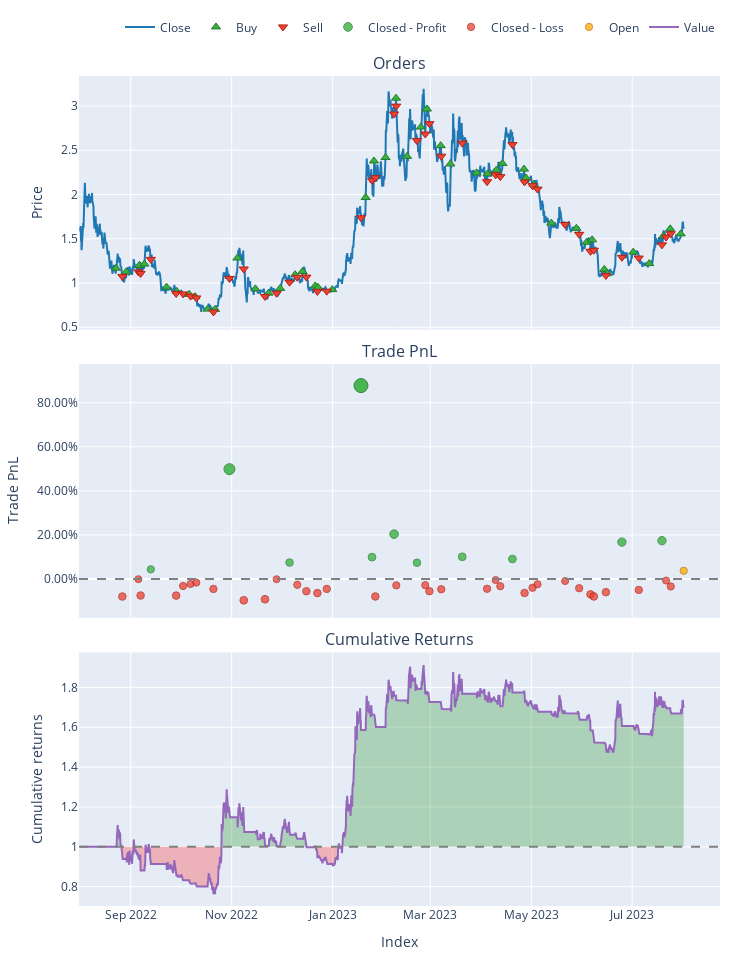

Notebook cell for this chart:
### Code cell
pf.plot(settings=dict(bm_returns=False)).show()

### Figure 1 — Plotly figure (JSON) as saved in the notebook; plotly's stock layout.template omitted (floating-point values rounded to 4 significant figures; data arrays with more than 128 entries replaced by an {"elided": "..."} marker saying what was removed)
{"data": [{"legendgroup": "0", "line": {"color": "#1f77b4"}, "mode": "lines", "name": "Close", "showlegend": true, "type": "scatter", "uid": "46ab77ec-af62-4761-97e4-a8ddd43acf17", "x": {"elided": "2178 str values"}, "xaxis": "x", "y": {"elided": "2178 float values"}, "yaxis": "y"}, {"customdata": {"elided": "46x9 mixed values"}, "hovertemplate": "<br>Order Id: %{customdata[0]}\n<br>Signal Index: %{customdata[1]}\n<br>Creation Index: %{customdata[2]}\n<br>Fill Index: %{customdata[3]}\n<br>Size: %{customdata[4]:,}\n<br>Price: %{customdata[5]:,}\n<br>Fees: %{customdata[6]:,}\n<br>Type: %{customdata[7]}\n<br>Stop Type: %{customdata[8]}", "marker": {"color": "#37B13F", "line": {"color": "rgb(38,123,44)", "width": 1}, "size": 8, "symbol": "triangle-up"}, "mode": "markers", "name": "Buy", "type": "scatter", "uid": "60f94b23-0ac1-4332-8e73-113863bfa6c0", "x": ["2022-08-23T03:00:00", "2022-08-29T07:00:00", "2022-09-06T03:00:00", "2022-09-09T07:00:00", "2022-09-22T15:00:00", "2022-09-28T19:00:00", "2022-10-06T07:00:00", "2022-10-09T23:00:00", "2022-10-17T11:00:00", "2022-10-21T23:00:00", "2022-11-04T11:00:00", "2022-11-15T07:00:00", "2022-11-23T07:00:00", "2022-11-30T07:00:00", "2022-12-09T07:00:00", "2022-12-13T19:00:00", "2022-12-21T11:00:00", "2022-12-23T03:00:00", "2022-12-31T19:00:00", "2023-01-20T23:00:00", "2023-01-25T23:00:00", "2023-02-01T23:00:00", "2023-02-08T07:00:00", "2023-02-14T23:00:00", "2023-02-23T07:00:00", "2023-02-26T23:00:00", "2023-03-07T07:00:00", "2023-03-13T03:00:00", "2023-03-28T23:00:00", "2023-04-04T15:00:00", "2023-04-09T23:00:00", "2023-04-13T15:00:00", "2023-04-26T15:00:00", "2023-04-27T19:00:00", "2023-05-02T11:00:00", "2023-05-13T03:00:00", "2023-05-28T07:00:00", "2023-06-03T11:00:00", "2023-06-06T19:00:00", "2023-06-14T03:00:00", "2023-06-15T23:00:00", "2023-07-01T15:00:00", "2023-07-11T07:00:00", "2023-07-19T19:00:00", "2023-07-23T23:00:00", "2023-07-30T07:00:00"], "xaxis": "x", "y": [1.167, 1.127, 1.198, 1.214, 0.953, 0.906, 0.872, 0.845, 0.705, 0.702, 1.282, 0.934, 0.885, 0.939, 1.094, 1.13, 0.967, 0.951, 0.925, 1.966, 2.379, 2.418, 3.089, 2.431, 2.762, 2.966, 2.552, 2.345, 2.245, 2.233, 2.277, 2.351, 2.287, 2.187, 2.112, 1.677, 1.618, 1.46, 1.488, 1.154, 1.105, 1.349, 1.219, 1.53, 1.612, 1.555], "yaxis": "y"}, {"customdata": {"elided": "45x9 mixed values"}, "hovertemplate": "<br>Order Id: %{customdata[0]}\n<br>Signal Index: %{customdata[1]}\n<br>Creation Index: %{customdata[2]}\n<br>Fill Index: %{customdata[3]}\n<br>Size: %{customdata[4]:,}\n<br>Price: %{customdata[5]:,}\n<br>Fees: %{customdata[6]:,}\n<br>Type: %{customdata[7]}\n<br>Stop Type: %{customdata[8]}", "marker": {"color": "#EA4335", "line": {"color": "rgb(181,31,18)", "width": 1}, "size": 8, "symbol": "triangle-down"}, "mode": "markers", "name": "Sell", "type": "scatter", "uid": "ee0fb7b7-09ea-4c89-afc6-888b2aff11e9", "x": ["2022-08-26T23:00:00", "2022-09-05T15:00:00", "2022-09-06T23:00:00", "2022-09-13T03:00:00", "2022-09-28T11:00:00", "2022-10-02T15:00:00", "2022-10-07T03:00:00", "2022-10-10T15:00:00", "2022-10-20T23:00:00", "2022-10-30T15:00:00", "2022-11-08T07:00:00", "2022-11-21T03:00:00", "2022-11-28T03:00:00", "2022-12-05T23:00:00", "2022-12-10T15:00:00", "2022-12-16T03:00:00", "2022-12-22T19:00:00", "2022-12-28T11:00:00", "2023-01-18T03:00:00", "2023-01-24T19:00:00", "2023-01-26T19:00:00", "2023-02-07T03:00:00", "2023-02-08T11:00:00", "2023-02-20T23:00:00", "2023-02-25T23:00:00", "2023-02-28T11:00:00", "2023-03-07T15:00:00", "2023-03-20T07:00:00", "2023-04-04T07:00:00", "2023-04-09T11:00:00", "2023-04-12T07:00:00", "2023-04-19T15:00:00", "2023-04-26T23:00:00", "2023-05-01T19:00:00", "2023-05-04T19:00:00", "2023-05-21T11:00:00", "2023-05-29T23:00:00", "2023-06-05T19:00:00", "2023-06-07T19:00:00", "2023-06-15T03:00:00", "2023-06-24T19:00:00", "2023-07-04T23:00:00", "2023-07-18T23:00:00", "2023-07-21T11:00:00", "2023-07-24T07:00:00"], "xaxis": "x", "y": [1.074, 1.126, 1.108, 1.267, 0.881, 0.877, 0.852, 0.831, 0.673, 1.052, 1.158, 0.848, 0.884, 1.009, 1.065, 1.067, 0.905, 0.908, 1.737, 2.161, 2.19, 2.91, 2.999, 2.61, 2.684, 2.801, 2.433, 2.581, 2.145, 2.222, 2.202, 2.564, 2.142, 2.1, 2.061, 1.661, 1.55, 1.358, 1.37, 1.085, 1.29, 1.282, 1.431, 1.519, 1.557], "yaxis": "y"}, {"customdata": [["3", "3", "2022-09-13 03:00:00", 4.366, 0.04366], ["9", "9", "2022-10-30 15:00:00", 49.86, 0.4986], ["13", "13", "2022-12-05 23:00:00", 7.455, 0.07455], ["18", "18", "2023-01-18 03:00:00", 87.78, 0.8778], ["19", "19", "2023-01-24 19:00:00", 9.919, 0.09919], ["21", "21", "2023-02-07 03:00:00", 20.35, 0.2035], ["23", "23", "2023-02-20 23:00:00", 7.363, 0.07363], ["27", "27", "2023-03-20 07:00:00", 10.06, 0.1006], ["31", "31", "2023-04-19 15:00:00", 9.06, 0.0906], ["40", "40", "2023-06-24 19:00:00", 16.74, 0.1674], ["42", "42", "2023-07-18 23:00:00", 17.39, 0.1739]], "hovertemplate": "<br>Exit Trade Id: %{customdata[0]}\n<br>Position Id: %{customdata[1]}\n<br>Exit Index: %{customdata[2]}\n<br>PnL: %{customdata[3]:,}\n<br>Return: %{customdata[4]:,%}", "marker": {"color": "#37B13F", "line": {"color": "rgb(38,123,44)", "width": 1}, "opacity": [0.7573, 0.8351, 0.7626, 0.9, 0.7668, 0.7847, 0.7624, 0.7671, 0.7653, 0.7785, 0.7796], "size": [7.341, 10.97, 7.588, 14, 7.785, 8.617, 7.581, 7.796, 7.716, 8.329, 8.381], "symbol": "circle"}, "mode": "markers", "name": "Closed - Profit", "type": "scatter", "uid": "c56da03e-23c3-422d-bfc5-81d496205c69", "x": ["2022-09-13T03:00:00", "2022-10-30T15:00:00", "2022-12-05T23:00:00", "2023-01-18T03:00:00", "2023-01-24T19:00:00", "2023-02-07T03:00:00", "2023-02-20T23:00:00", "2023-03-20T07:00:00", "2023-04-19T15:00:00", "2023-06-24T19:00:00", "2023-07-18T23:00:00"], "xaxis": "x2", "y": [0.04366, 0.4986, 0.07455, 0.8778, 0.09919, 0.2035, 0.07363, 0.1006, 0.0906, 0.1674, 0.1739], "yaxis": "y2"}, {"customdata": {"elided": "34x5 mixed values"}, "hovertemplate": "<br>Exit Trade Id: %{customdata[0]}\n<br>Position Id: %{customdata[1]}\n<br>Exit Index: %{customdata[2]}\n<br>PnL: %{customdata[3]:,}\n<br>Return: %{customdata[4]:,%}", "marker": {"color": "#EA4335", "line": {"color": "rgb(181,31,18)", "width": 1}, "opacity": [0.7635, 0.75, 0.7627, 0.7628, 0.7553, 0.7538, 0.7527, 0.7576, 0.7664, 0.7656, 0.75, 0.7544, 0.7594, 0.7608, 0.7576, 0.7634, 0.7548, 0.7547, 0.7594, 0.7578, 0.7575, 0.7507, 0.7555, 0.7607, 0.7567, 0.754, 0.7515, 0.757, 0.7618, 0.7634, 0.7601, 0.7583, 0.7511, 0.7557], "size": [7.629, 7, 7.593, 7.596, 7.248, 7.176, 7.125, 7.355, 7.765, 7.728, 7.002, 7.205, 7.438, 7.505, 7.354, 7.627, 7.225, 7.218, 7.437, 7.365, 7.348, 7.032, 7.256, 7.499, 7.31, 7.186, 7.069, 7.328, 7.551, 7.626, 7.47, 7.389, 7.05, 7.265], "symbol": "circle"}, "mode": "markers", "name": "Closed - Loss", "type": "scatter", "uid": "73aa3c14-7449-48f0-99a2-5835547ac6d0", "x": ["2022-08-26T23:00:00", "2022-09-05T15:00:00", "2022-09-06T23:00:00", "2022-09-28T11:00:00", "2022-10-02T15:00:00", "2022-10-07T03:00:00", "2022-10-10T15:00:00", "2022-10-20T23:00:00", "2022-11-08T07:00:00", "2022-11-21T03:00:00", "2022-11-28T03:00:00", "2022-12-10T15:00:00", "2022-12-16T03:00:00", "2022-12-22T19:00:00", "2022-12-28T11:00:00", "2023-01-26T19:00:00", "2023-02-08T11:00:00", "2023-02-25T23:00:00", "2023-02-28T11:00:00", "2023-03-07T15:00:00", "2023-04-04T07:00:00", "2023-04-09T11:00:00", "2023-04-12T07:00:00", "2023-04-26T23:00:00", "2023-05-01T19:00:00", "2023-05-04T19:00:00", "2023-05-21T11:00:00", "2023-05-29T23:00:00", "2023-06-05T19:00:00", "2023-06-07T19:00:00", "2023-06-15T03:00:00", "2023-07-04T23:00:00", "2023-07-21T11:00:00", "2023-07-24T07:00:00"], "xaxis": "x2", "y": [-0.07969, -0.0008873, -0.07513, -0.07555, -0.03201, -0.02294, -0.01657, -0.04539, -0.09672, -0.09208, -0.00113, -0.02651, -0.05575, -0.06412, -0.04522, -0.07945, -0.02914, -0.02824, -0.05563, -0.04663, -0.04454, -0.004926, -0.03294, -0.0634, -0.03978, -0.02415, -0.009541, -0.04203, -0.06986, -0.0793, -0.05979, -0.04967, -0.00719, -0.03412], "yaxis": "y2"}, {"customdata": [["45", "45", "2023-08-01 03:00:00", 3.73, 0.0373]], "hovertemplate": "<br>Exit Trade Id: %{customdata[0]}\n<br>Position Id: %{customdata[1]}\n<br>Exit Index: %{customdata[2]}\n<br>PnL: %{customdata[3]:,}\n<br>Return: %{customdata[4]:,%}", "marker": {"color": "#FFAA00", "line": {"color": "rgb(178,118,0)", "width": 1}, "opacity": [0.7562], "size": [7.291], "symbol": "circle"}, "mode": "markers", "name": "Open", "type": "scatter", "uid": "eba29da5-2207-45ce-a3dd-3587a3d5d20a", "x": ["2023-08-01T03:00:00"], "xaxis": "x2", "y": [0.0373], "yaxis": "y2"}, {"hoverinfo": "skip", "line": {"color": "rgba(0, 0, 0, 0)", "width": 0}, "mode": "lines", "opacity": 0, "showlegend": false, "type": "scatter", "uid": "046bbed6-9d97-46da-a313-fa53dc3cdc15", "x": {"elided": "2178 str values"}, "xaxis": "x3", "y": {"elided": "2178 int values"}, "yaxis": "y3"}, {"connectgaps": false, "fill": "tonexty", "fillcolor": "rgba(0, 128, 0, 0.25)", "hoverinfo": "skip", "line": {"color": "rgba(0, 0, 0, 0)", "width": 0}, "mode": "lines", "opacity": 0, "showlegend": false, "type": "scatter", "uid": "9ca0c53a-b797-42f3-b67e-b147a2f462dd", "x": {"elided": "2178 str values"}, "xaxis": "x3", "y": {"elided": "2178 float values"}, "yaxis": "y3"}, {"hoverinfo": "skip", "line": {"color": "rgba(0, 0, 0, 0)", "width": 0}, "mode": "lines", "opacity": 0, "showlegend": false, "type": "scatter", "uid": "a075ad48-d976-4726-8326-aa7cb4ecee68", "x": {"elided": "2178 str values"}, "xaxis": "x3", "y": {"elided": "2178 int values"}, "yaxis": "y3"}, {"connectgaps": false, "fill": "tonexty", "fillcolor": "rgba(255, 0, 0, 0.25)", "hoverinfo": "skip", "line": {"color": "rgba(0, 0, 0, 0)", "width": 0}, "mode": "lines", "opacity": 0, "showlegend": false, "type": "scatter", "uid": "921a6ca9-10c2-4c2b-9ddd-0522ccb88ef1", "x": {"elided": "2178 str values"}, "xaxis": "x3", "y": {"elided": "2178 float values"}, "yaxis": "y3"}, {"legendgroup": "1", "line": {"color": "#9467bd"}, "mode": "lines", "name": "Value", "showlegend": true, "type": "scatter", "uid": "29b2b69d-78d2-466a-870b-78e5d7dedaac", "x": {"elided": "2178 str values"}, "xaxis": "x3", "y": {"elided": "2178 float values"}, "yaxis": "y3"}, {"hoverinfo": "skip", "line": {"color": "rgba(0, 0, 0, 0)", "width": 0}, "mode": "lines", "opacity": 0, "showlegend": false, "type": "scatter", "uid": "4448065a-793d-40dc-8b84-dfe2cb9bfd95", "x": {"elided": "2178 str values"}, "xaxis": "x3", "y": {"elided": "2178 int values"}, "yaxis": "y3"}], "layout": {"annotations": [{"font": {"size": 16}, "showarrow": false, "text": "Orders", "x": 0.5, "xanchor": "center", "xref": "paper", "y": 1, "yanchor": "bottom", "yref": "paper"}, {"font": {"size": 16}, "showarrow": false, "text": "Trade PnL", "x": 0.5, "xanchor": "center", "xref": "paper", "y": 0.6528, "yanchor": "bottom", "yref": "paper"}, {"font": {"size": 16}, "showarrow": false, "text": "Cumulative Returns", "x": 0.5, "xanchor": "center", "xref": "paper", "y": 0.3056, "yanchor": "bottom", "yref": "paper"}], "height": 960, "legend": {"orientation": "h", "traceorder": "normal", "x": 1, "xanchor": "right", "y": 1.042, "yanchor": "bottom"}, "margin": {"b": 30, "l": 30, "r": 30, "t": 30}, "shapes": [{"line": {"color": "gray", "dash": "dash"}, "type": "line", "x0": 0, "x1": 1, "xref": "paper", "y0": 0, "y1": 0, "yref": "y2"}, {"line": {"color": "gray", "dash": "dash"}, "type": "line", "x0": 0, "x1": 1, "xref": "paper", "y0": 1, "y1": 1, "yref": "y3"}], "showlegend": true, "width": 750, "xaxis": {"anchor": "y", "domain": [0, 1], "matches": "x3", "showticklabels": false}, "xaxis2": {"anchor": "y2", "domain": [0, 1], "matches": "x3", "showticklabels": false}, "xaxis3": {"anchor": "y3", "domain": [0, 1], "title": {"text": "Index"}}, "yaxis": {"anchor": "x", "domain": [0.6944, 1], "title": {"text": "Price"}}, "yaxis2": {"anchor": "x2", "domain": [0.3472, 0.6528], "tickformat": ".2%", "title": {"text": "Trade PnL"}}, "yaxis3": {"anchor": "x3", "domain": [0, 0.3056], "title": {"text": "Cumulative returns"}}}}
